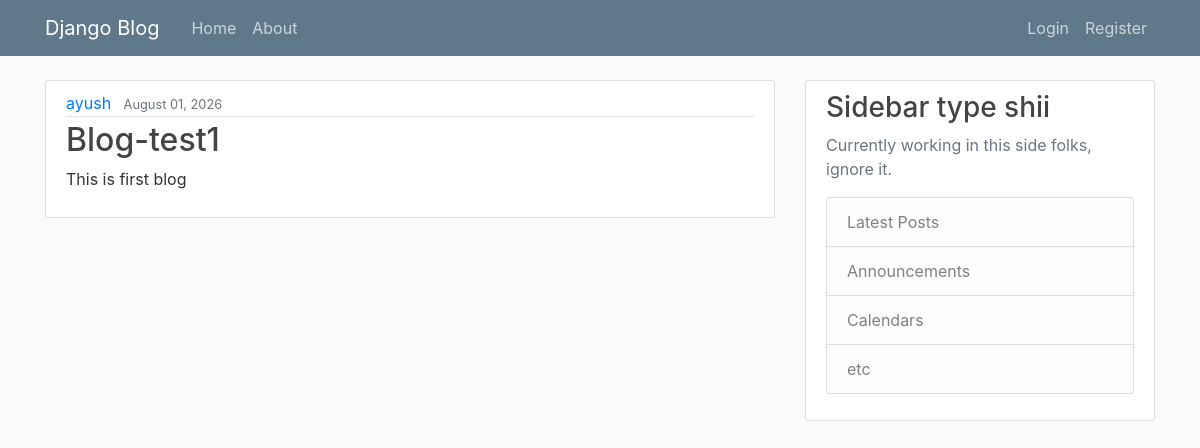
The app's page /, older data.
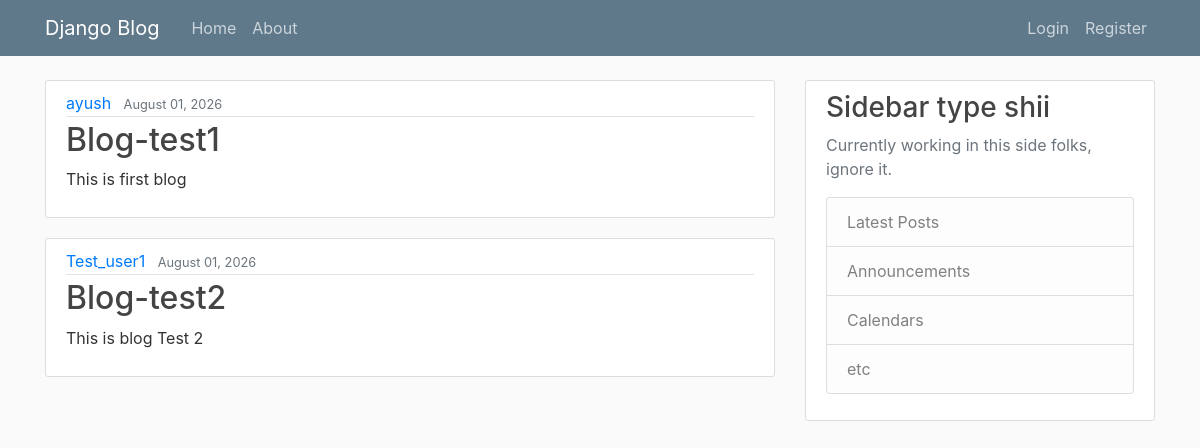
The same page, newer data.
### blog/models.py (models this page shows, shortened)
class post(models.Model):
    title = models.CharField(max_length=100)
    content = models.TextField()
    date_posted = models.DateTimeField(default=timezone.now)
    author = models.ForeignKey(User, on_delete=models.CASCADE)

### blog/views.py (the view)
# urls.py: path('', views.home, name='blog-home'),
def home(response):
    context = {
        'post' : post.objects.all()
    }
    return render(response, 'blog/home.html',context,)

### blog/templates/blog/home.html
{% extends "blog/base.html" %}
{% block content %}
{% for posts in post %}
<article class="media content-section">
  <div class="media-body">
    <div class="article-metadata">
      <a class="mr-2" href="#">{{ posts.author }}</a>
      <small class="text-muted">{{ posts.date_posted| date:"F d, Y"}}</small>
    </div>
    <h2><a class="article-title" href="#">{{ posts.title }}</a></h2>
    <p class="article-content">{{ posts.content }}</p>
  </div>
</article>
    {% endfor %}
{% endblock content %}

### blog/templates/blog/base.html (shortened to what this page needs)
{% load static %}
<!DOCTYPE html>
<html lang="en">
<head>
    <link rel="stylesheet" href="https://cdn.jsdelivr.net/npm/bootstrap@4.0.0/dist/css/bootstrap.min.css">
    <link rel="stylesheet" type="text/css" href="{% static 'blog/main.css' %}"
</head>
<body>
    <header class="site-header">
  <nav class="navbar navbar-expand-md navbar-dark bg-steel fixed-top">
    <div class="container">
      <a class="navbar-brand mr-4" href="{% url 'blog-home' %}">Django Blog</a>
      <div class="collapse navbar-collapse" id="navbarToggle">
        <div class="navbar-nav mr-auto">
          <a class="nav-item nav-link" href= "{% url 'blog-home' %}">Home</a>
          <a class="nav-item nav-link" href="{% url 'blog-about' %}">About</a>
        </div>
        <div class="navbar-nav">
          {% if user.is_authenticated %}
  <form method="post" action="{% url 'logout' %}" class="d-inline">
    {% csrf_token %}
    <button type="submit" class="nav-item nav-link btn btn-link" style="border:none;background:none;">Logout</button>
  </form>
  <a class="nav-item nav-link" href="{% url 'profile' %}">Profile</a>
          {% else %}
          <a class="nav-item nav-link" href="{% url 'login' %}">Login</a>
          <a class="nav-item nav-link" href="{% url 'register' %}">Register</a>
          {% endif %}
        </div>
      </div>
    </div>
  </nav>
</header>
<main role="main" class="container">
  <div class="row">
    <div class="col-md-8">
      {% block content %}{% endblock %}
    </div>
    <div class="col-md-4">
      <div class="content-section">
        <h3>Sidebar type shii</h3>
        <p class='text-muted'>Currently working in this side folks, ignore it.
          <ul class="list-group">
            <li class="list-group-item list-group-item-light">Latest Posts</li>
            <li class="list-group-item list-group-item-light">Announcements</li>
            <li class="list-group-item list-group-item-light">Calendars</li>
            <li class="list-group-item list-group-item-light">etc</li>
          </ul>
        </p>
      </div>
    </div>
  </div>
</main>
</body>
</html>

### blog/static/blog/main.css (style rules this page uses)
body { background: #fafafa; color: #333333; margin-top: 5rem; }
h1, h2, h3, h4, h5, h6 { color: #444444; }
ul { margin: 0; }
.bg-steel { background-color: #5f788a; }
.site-header .navbar-nav .nav-link { color: #cbd5db; }
.content-section { background: #ffffff; padding: 10px 20px; border: 1px solid #dddddd; border-radius: 3px; margin-bottom: 20px; }
.article-title { color: #444444; }
.article-content { white-space: pre-line; }
.article-metadata { padding-bottom: 1px; margin-bottom: 4px; border-bottom: 1px solid #e3e3e3 }

Row changes from the older to the newer data that the page shows:
added post: author "Test_user1", date_posted "August 01, 2026", title "Blog-test2", content "This is blog Test 2"
